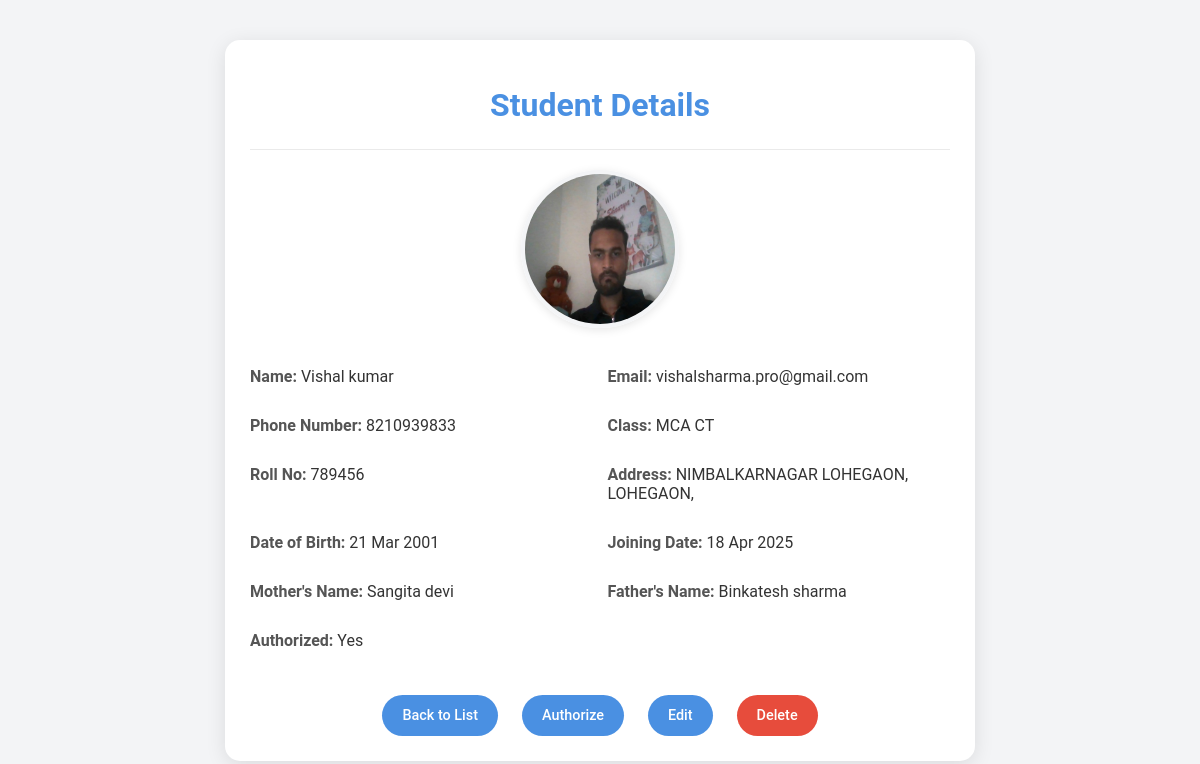
The app's page /students/10/ (signed in) with its own data.
### app1/models.py (models this page shows, shortened)
class Student(models.Model):
    user = models.OneToOneField(User, on_delete=models.CASCADE, related_name="student_profile")
    name = models.CharField(max_length=255)
    email = models.EmailField(max_length=255)
    phone_number = models.CharField(max_length=15)
    student_class = models.CharField(max_length=100)
    image = models.ImageField(upload_to='students/')
    authorized = models.BooleanField(default=False)
    roll_no = models.CharField(max_length=20)
    address = models.TextField()
    date_of_birth = models.DateField()
    joining_date = models.DateField()
    mother_name = models.CharField(max_length=255)
    father_name = models.CharField(max_length=255)

### app1/views.py (the view)
# urls.py: path('students/<int:pk>/', views.student_detail, name='student-detail'),
@staff_member_required
def student_detail(request, pk):
    student = get_object_or_404(Student, pk=pk)
    return render(request, 'student_detail.html', {'student': student})

### templates/student_detail.html (shortened to what this page needs)
<!DOCTYPE html>
<html lang="en">
<head>
</head>
<body>
    <div class="container">
        <h1>Student Details</h1>
        <div class="student-details">
            <div class="student-image">
                <img src="{{ student.image.url }}" alt="{{ student.name }}">
            </div>
            <div class="detail">
                <strong>Name:</strong> {{ student.name }}
            </div>
            <div class="detail">
                <strong>Email:</strong> {{ student.email }}
            </div>
            <div class="detail">
                <strong>Phone Number:</strong> {{ student.phone_number }}
            </div>
            <div class="detail">
                <strong>Class:</strong> {{ student.student_class }}
            </div>
            <div class="detail">
                <strong>Roll No:</strong> {{ student.roll_no }}
            </div>
            <div class="detail">
                <strong>Address:</strong> {{ student.address }}
            </div>
            <div class="detail">
                <strong>Date of Birth:</strong> {{ student.date_of_birth|date:"d M Y" }}
            </div>
            <div class="detail">
                <strong>Joining Date:</strong> {{ student.joining_date|date:"d M Y" }}
            </div>
            <div class="detail">
                <strong>Mother's Name:</strong> {{ student.mother_name }}
            </div>
            <div class="detail">
                <strong>Father's Name:</strong> {{ student.father_name }}
            </div>
            <div class="detail">
                <strong>Authorized:</strong> {% if student.authorized %} Yes {% else %} No {% endif %}
            </div>
        </div>
        <div class="actions">
            <a href="{% url 'student-list' %}">Back to List</a>
            <a href="{% url 'student-authorize' pk=student.pk %}">Authorize</a>
            <a href="{% url 'student-edit' pk=student.pk %}">Edit</a>
            <a href="{% url 'student-delete' pk=student.pk %}" class="delete">Delete</a>
        </div>
    </div>
</body>
</html>

### templates/student_detail.html (style rules this page uses)
body { font-family: 'Roboto', Arial, sans-serif; background-color: #f3f4f6; margin: 0; padding: 0; }
.container { max-width: 700px; margin: 40px auto; background-color: #fff; padding: 25px; border-radius: 15px; box-shadow: 0 4px 20px rgba(0, 0, 0, 0.1); transition: box-shadow 0.3s ease-in-out; }
h1 { text-align: center; color: #4a90e2; margin-bottom: 25px; font-size: 2rem; }
.student-details { display: flex; flex-wrap: wrap; border-top: 1px solid #eaeaea; padding-top: 20px; gap: 15px; }
.detail { flex: 1 1 calc(50% - 15px); margin-bottom: 15px; color: #333; }
.detail strong { font-weight: 600; color: #555; }
.student-image { flex: 1 1 100%; text-align: center; margin-bottom: 20px; }
.student-image img { border-radius: 50%; max-width: 150px; height: 150px; object-fit: cover; border: 4px solid #f3f4f6; box-shadow: 0 2px 10px rgba(0, 0, 0, 0.1); }
.actions { text-align: center; margin-top: 30px; }
.actions a { display: inline-block; margin: 0 10px; padding: 12px 20px; background-color: #4a90e2; color: #fff; border-radius: 25px; font-size: 0.9rem; font-weight: 500; text-decoration: none; transition: background-color 0.3s ease, box-shadow 0.3s ease; }
.actions a.delete { background-color: #e74c3c; }

### records on screen
Student: image (picture), name "Vishal kumar", email "vishalsharma.pro@gmail.com", phone_number "8210939833", student_class "MCA CT", roll_no "789456", address "NIMBALKARNAGAR LOHEGAON, LOHEGAON,", date_of_birth "21 Mar 2001", joining_date "18 Apr 2025", mother_name "Sangita devi", father_name "Binkatesh sharma"
